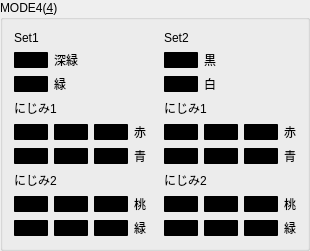
            <widget class="QGroupBox" name="groupBoxColorMode4">
             <property name="title">
              <string>MODE4(&amp;4)</string>
             </property>
             <layout class="QGridLayout" name="gridLayout_10">
              <item row="11" column="0">
               <widget class="ColorButton" name="pushButtonColor51">
                <property name="sizePolicy">
                 <sizepolicy hsizetype="Fixed" vsizetype="Fixed">
                  <horstretch>0</horstretch>
                  <verstretch>0</verstretch>
                 </sizepolicy>
                </property>
                <property name="styleSheet">
                 <string notr="true">background-color: rgb(0,0,0);
border-style:solid;
border-color: rgb(0, 0, 0);
border-width: 1px;
border-radius: 1;</string>
                </property>
                <property name="text">
                 <string/>
                </property>
                <property name="flat">
                 <bool>true</bool>
                </property>
               </widget>
              </item>
              <item row="4" column="0">
               <widget class="ColorButton" name="pushButtonColor45">
                <property name="sizePolicy">
                 <sizepolicy hsizetype="Fixed" vsizetype="Fixed">
                  <horstretch>0</horstretch>
                  <verstretch>0</verstretch>
                 </sizepolicy>
                </property>
                <property name="styleSheet">
                 <string notr="true">background-color: rgb(0,0,0);
border-style:solid;
border-color: rgb(0, 0, 0);
border-width: 1px;
border-radius: 1;</string>
                </property>
                <property name="text">
                 <string/>
                </property>
                <property name="flat">
                 <bool>true</bool>
                </property>
               </widget>
              </item>
              <item row="6" column="0" colspan="6">
               <widget class="QLabel" name="label_71">
                <property name="text">
                 <string>にじみ2</string>
                </property>
               </widget>
              </item>
              <item row="8" column="3">
               <widget class="QLabel" name="label_78">
                <property name="text">
                 <string>桃</string>
                </property>
               </widget>
              </item>
              <item row="3" column="0" colspan="6">
               <widget class="QLabel" name="label_68">
                <property name="text">
                 <string>にじみ1</string>
                </property>
               </widget>
              </item>
              <item row="5" column="0">
               <widget class="ColorButton" name="pushButtonColor47">
                <property name="sizePolicy">
                 <sizepolicy hsizetype="Fixed" vsizetype="Fixed">
                  <horstretch>0</horstretch>
                  <verstretch>0</verstretch>
                 </sizepolicy>
                </property>
                <property name="styleSheet">
                 <string notr="true">background-color: rgb(0,0,0);
border-style:solid;
border-color: rgb(0, 0, 0);
border-width: 1px;
border-radius: 1;</string>
                </property>
                <property name="text">
                 <string/>
                </property>
                <property name="flat">
                 <bool>true</bool>
                </property>
               </widget>
              </item>
              <item row="8" column="0">
               <widget class="ColorButton" name="pushButtonColor49">
                <property name="sizePolicy">
                 <sizepolicy hsizetype="Fixed" vsizetype="Fixed">
                  <horstretch>0</horstretch>
                  <verstretch>0</verstretch>
                 </sizepolicy>
                </property>
                <property name="styleSheet">
                 <string notr="true">background-color: rgb(0,0,0);
border-style:solid;
border-color: rgb(0, 0, 0);
border-width: 1px;
border-radius: 1;</string>
                </property>
                <property name="text">
                 <string/>
                </property>
                <property name="flat">
                 <bool>true</bool>
                </property>
               </widget>
              </item>
              <item row="2" column="0">
               <widget class="ColorButton" name="pushButtonColor38">
                <property name="sizePolicy">
                 <sizepolicy hsizetype="Fixed" vsizetype="Fixed">
                  <horstretch>0</horstretch>
                  <verstretch>0</verstretch>
                 </sizepolicy>
                </property>
                <property name="styleSheet">
                 <string notr="true">background-color: rgb(0,0,0);
border-style:solid;
border-color: rgb(0, 0, 0);
border-width: 1px;
border-radius: 1;</string>
                </property>
                <property name="text">
                 <string/>
                </property>
                <property name="flat">
                 <bool>true</bool>
                </property>
               </widget>
              </item>
              <item row="0" column="0" colspan="4">
               <widget class="QLabel" name="label_46">
                <property name="text">
                 <string>Set1</string>
                </property>
               </widget>
              </item>
              <item row="4" column="8">
               <widget class="ColorButton" name="pushButtonColor53">
                <property name="sizePolicy">
                 <sizepolicy hsizetype="Fixed" vsizetype="Fixed">
                  <horstretch>0</horstretch>
                  <verstretch>0</verstretch>
                 </sizepolicy>
                </property>
                <property name="styleSheet">
                 <string notr="true">background-color: rgb(0,0,0);
border-style:solid;
border-color: rgb(0, 0, 0);
border-width: 1px;
border-radius: 1;</string>
                </property>
                <property name="text">
                 <string/>
                </property>
                <property name="flat">
                 <bool>true</bool>
                </property>
               </widget>
              </item>
              <item row="4" column="10">
               <widget class="QLabel" name="label_74">
                <property name="text">
                 <string>赤</string>
                </property>
               </widget>
              </item>
              <item row="5" column="10">
               <widget class="QLabel" name="label_75">
                <property name="text">
                 <string>青</string>
                </property>
               </widget>
              </item>
              <item row="11" column="10">
               <widget class="QLabel" name="label_76">
                <property name="text">
                 <string>緑</string>
                </property>
               </widget>
              </item>
              <item row="8" column="10">
               <widget class="QLabel" name="label_77">
                <property name="text">
                 <string>桃</string>
                </property>
               </widget>
              </item>
              <item row="3" column="7" colspan="3">
               <widget class="QLabel" name="label_69">
                <property name="text">
                 <string>にじみ1</string>
                </property>
               </widget>
              </item>
              <item row="6" column="7" colspan="2">
               <widget class="QLabel" name="label_70">
                <property name="text">
                 <string>にじみ2</string>
                </property>
               </widget>
              </item>
              <item row="2" column="7">
               <widget class="ColorButton" name="pushButtonColor40">
                <property name="sizePolicy">
                 <sizepolicy hsizetype="Fixed" vsizetype="Fixed">
                  <horstretch>0</horstretch>
                  <verstretch>0</verstretch>
                 </sizepolicy>
                </property>
                <property name="styleSheet">
                 <string notr="true">background-color: rgb(0,0,0);
border-style:solid;
border-color: rgb(0, 0, 0);
border-width: 1px;
border-radius: 1;</string>
                </property>
                <property name="text">
                 <string/>
                </property>
                <property name="flat">
                 <bool>true</bool>
                </property>
               </widget>
              </item>
              <item row="1" column="7">
               <widget class="ColorButton" name="pushButtonColor39">
                <property name="sizePolicy">
                 <sizepolicy hsizetype="Fixed" vsizetype="Fixed">
                  <horstretch>0</horstretch>
                  <verstretch>0</verstretch>
                 </sizepolicy>
                </property>
                <property name="styleSheet">
                 <string notr="true">background-color: rgb(0,0,0);
border-style:solid;
border-color: rgb(0, 0, 0);
border-width: 1px;
border-radius: 1;</string>
                </property>
                <property name="text">
                 <string/>
                </property>
                <property name="flat">
                 <bool>true</bool>
                </property>
               </widget>
              </item>
              <item row="1" column="8">
               <widget class="QLabel" name="label_66">
                <property name="text">
                 <string>黒</string>
                </property>
               </widget>
              </item>
              <item row="2" column="8">
               <widget class="QLabel" name="label_67">
                <property name="text">
                 <string>白</string>
                </property>
               </widget>
              </item>
              <item row="0" column="7" colspan="2">
               <widget class="QLabel" name="label_63">
                <property name="text">
                 <string>Set2</string>
                </property>
               </widget>
              </item>
              <item row="2" column="1" colspan="2">
               <widget class="QLabel" name="label_65">
                <property name="text">
                 <string>緑</string>
                </property>
               </widget>
              </item>
              <item row="4" column="7">
               <widget class="ColorButton" name="pushButtonColor57">
                <property name="sizePolicy">
                 <sizepolicy hsizetype="Fixed" vsizetype="Fixed">
                  <horstretch>0</horstretch>
                  <verstretch>0</verstretch>
                 </sizepolicy>
                </property>
                <property name="styleSheet">
                 <string notr="true">background-color: rgb(0,0,0);
border-style:solid;
border-color: rgb(0, 0, 0);
border-width: 1px;
border-radius: 1;</string>
                </property>
                <property name="text">
                 <string/>
                </property>
                <property name="flat">
                 <bool>true</bool>
                </property>
               </widget>
              </item>
              <item row="11" column="2">
               <widget class="ColorButton" name="pushButtonColor52">
                <property name="sizePolicy">
                 <sizepolicy hsizetype="Fixed" vsizetype="Fixed">
                  <horstretch>0</horstretch>
                  <verstretch>0</verstretch>
                 </sizepolicy>
                </property>
                <property name="styleSheet">
                 <string notr="true">background-color: rgb(0,0,0);
border-style:solid;
border-color: rgb(0, 0, 0);
border-width: 1px;
border-radius: 1;</string>
                </property>
                <property name="text">
                 <string/>
                </property>
                <property name="flat">
                 <bool>true</bool>
                </property>
               </widget>
              </item>
              <item row="1" column="0">
               <widget class="ColorButton" name="pushButtonColor37">
                <property name="sizePolicy">
                 <sizepolicy hsizetype="Fixed" vsizetype="Fixed">
                  <horstretch>0</horstretch>
                  <verstretch>0</verstretch>
                 </sizepolicy>
                </property>
                <property name="styleSheet">
                 <string notr="true">background-color: rgb(0,0,0);
border-style:solid;
border-color: rgb(0, 0, 0);
border-width: 1px;
border-radius: 1;</string>
                </property>
                <property name="text">
                 <string/>
                </property>
                <property name="flat">
                 <bool>true</bool>
                </property>
               </widget>
              </item>
              <item row="11" column="3">
               <widget class="QLabel" name="label_79">
                <property name="text">
                 <string>緑</string>
                </property>
               </widget>
              </item>
              <item row="5" column="8">
               <widget class="ColorButton" name="pushButtonColor54">
                <property name="sizePolicy">
                 <sizepolicy hsizetype="Fixed" vsizetype="Fixed">
                  <horstretch>0</horstretch>
                  <verstretch>0</verstretch>
                 </sizepolicy>
                </property>
                <property name="styleSheet">
                 <string notr="true">background-color: rgb(0,0,0);
border-style:solid;
border-color: rgb(0, 0, 0);
border-width: 1px;
border-radius: 1;</string>
                </property>
                <property name="text">
                 <string/>
                </property>
                <property name="flat">
                 <bool>true</bool>
                </property>
               </widget>
              </item>
              <item row="1" column="1" colspan="2">
               <widget class="QLabel" name="label_64">
                <property name="text">
                 <string>深緑</string>
                </property>
               </widget>
              </item>
              <item row="4" column="2">
               <widget class="ColorButton" name="pushButtonColor46">
                <property name="sizePolicy">
                 <sizepolicy hsizetype="Fixed" vsizetype="Fixed">
                  <horstretch>0</horstretch>
                  <verstretch>0</verstretch>
                 </sizepolicy>
                </property>
                <property name="styleSheet">
                 <string notr="true">background-color: rgb(0,0,0);
border-style:solid;
border-color: rgb(0, 0, 0);
border-width: 1px;
border-radius: 1;</string>
                </property>
                <property name="text">
                 <string/>
                </property>
                <property name="flat">
                 <bool>true</bool>
                </property>
               </widget>
              </item>
              <item row="11" column="1">
               <widget class="ColorButton" name="pushButtonColor44">
                <property name="sizePolicy">
                 <sizepolicy hsizetype="Fixed" vsizetype="Fixed">
                  <horstretch>0</horstretch>
                  <verstretch>0</verstretch>
                 </sizepolicy>
                </property>
                <property name="styleSheet">
                 <string notr="true">background-color: rgb(0,0,0);
border-style:solid;
border-color: rgb(0, 0, 0);
border-width: 1px;
border-radius: 1;</string>
                </property>
                <property name="text">
                 <string/>
                </property>
                <property name="flat">
                 <bool>true</bool>
                </property>
               </widget>
              </item>
              <item row="5" column="9">
               <widget class="ColorButton" name="pushButtonColor60">
                <property name="sizePolicy">
                 <sizepolicy hsizetype="Fixed" vsizetype="Fixed">
                  <horstretch>0</horstretch>
                  <verstretch>0</verstretch>
                 </sizepolicy>
                </property>
                <property name="styleSheet">
                 <string notr="true">background-color: rgb(0,0,0);
border-style:solid;
border-color: rgb(0, 0, 0);
border-width: 1px;
border-radius: 1;</string>
                </property>
                <property name="text">
                 <string/>
                </property>
                <property name="flat">
                 <bool>true</bool>
                </property>
               </widget>
              </item>
              <item row="5" column="3">
               <widget class="QLabel" name="label_73">
                <property name="text">
                 <string>青</string>
                </property>
               </widget>
              </item>
              <item row="4" column="3">
               <widget class="QLabel" name="label_72">
                <property name="text">
                 <string>赤</string>
                </property>
               </widget>
              </item>
              <item row="11" column="9">
               <widget class="ColorButton" name="pushButtonColor64">
                <property name="sizePolicy">
                 <sizepolicy hsizetype="Fixed" vsizetype="Fixed">
                  <horstretch>0</horstretch>
                  <verstretch>0</verstretch>
                 </sizepolicy>
                </property>
                <property name="styleSheet">
                 <string notr="true">background-color: rgb(0,0,0);
border-style:solid;
border-color: rgb(0, 0, 0);
border-width: 1px;
border-radius: 1;</string>
                </property>
                <property name="text">
                 <string/>
                </property>
                <property name="flat">
                 <bool>true</bool>
                </property>
               </widget>
              </item>
              <item row="4" column="9">
               <widget class="ColorButton" name="pushButtonColor58">
                <property name="sizePolicy">
                 <sizepolicy hsizetype="Fixed" vsizetype="Fixed">
                  <horstretch>0</horstretch>
                  <verstretch>0</verstretch>
                 </sizepolicy>
                </property>
                <property name="styleSheet">
                 <string notr="true">background-color: rgb(0,0,0);
border-style:solid;
border-color: rgb(0, 0, 0);
border-width: 1px;
border-radius: 1;</string>
                </property>
                <property name="text">
                 <string/>
                </property>
                <property name="flat">
                 <bool>true</bool>
                </property>
               </widget>
              </item>
              <item row="8" column="7">
               <widget class="ColorButton" name="pushButtonColor61">
                <property name="sizePolicy">
                 <sizepolicy hsizetype="Fixed" vsizetype="Fixed">
                  <horstretch>0</horstretch>
                  <verstretch>0</verstretch>
                 </sizepolicy>
                </property>
                <property name="styleSheet">
                 <string notr="true">background-color: rgb(0,0,0);
border-style:solid;
border-color: rgb(0, 0, 0);
border-width: 1px;
border-radius: 1;</string>
                </property>
                <property name="text">
                 <string/>
                </property>
                <property name="flat">
                 <bool>true</bool>
                </property>
               </widget>
              </item>
              <item row="8" column="8">
               <widget class="ColorButton" name="pushButtonColor55">
                <property name="sizePolicy">
                 <sizepolicy hsizetype="Fixed" vsizetype="Fixed">
                  <horstretch>0</horstretch>
                  <verstretch>0</verstretch>
                 </sizepolicy>
                </property>
                <property name="styleSheet">
                 <string notr="true">background-color: rgb(0,0,0);
border-style:solid;
border-color: rgb(0, 0, 0);
border-width: 1px;
border-radius: 1;</string>
                </property>
                <property name="text">
                 <string/>
                </property>
                <property name="flat">
                 <bool>true</bool>
                </property>
               </widget>
              </item>
              <item row="8" column="9">
               <widget class="ColorButton" name="pushButtonColor62">
                <property name="sizePolicy">
                 <sizepolicy hsizetype="Fixed" vsizetype="Fixed">
                  <horstretch>0</horstretch>
                  <verstretch>0</verstretch>
                 </sizepolicy>
                </property>
                <property name="styleSheet">
                 <string notr="true">background-color: rgb(0,0,0);
border-style:solid;
border-color: rgb(0, 0, 0);
border-width: 1px;
border-radius: 1;</string>
                </property>
                <property name="text">
                 <string/>
                </property>
                <property name="flat">
                 <bool>true</bool>
                </property>
               </widget>
              </item>
              <item row="5" column="1">
               <widget class="ColorButton" name="pushButtonColor42">
                <property name="sizePolicy">
                 <sizepolicy hsizetype="Fixed" vsizetype="Fixed">
                  <horstretch>0</horstretch>
                  <verstretch>0</verstretch>
                 </sizepolicy>
                </property>
                <property name="styleSheet">
                 <string notr="true">background-color: rgb(0,0,0);
border-style:solid;
border-color: rgb(0, 0, 0);
border-width: 1px;
border-radius: 1;</string>
                </property>
                <property name="text">
                 <string/>
                </property>
                <property name="flat">
                 <bool>true</bool>
                </property>
               </widget>
              </item>
              <item row="4" column="1">
               <widget class="ColorButton" name="pushButtonColor41">
                <property name="sizePolicy">
                 <sizepolicy hsizetype="Fixed" vsizetype="Fixed">
                  <horstretch>0</horstretch>
                  <verstretch>0</verstretch>
                 </sizepolicy>
                </property>
                <property name="styleSheet">
                 <string notr="true">background-color: rgb(0,0,0);
border-style:solid;
border-color: rgb(0, 0, 0);
border-width: 1px;
border-radius: 1;</string>
                </property>
                <property name="text">
                 <string/>
                </property>
                <property name="flat">
                 <bool>true</bool>
                </property>
               </widget>
              </item>
              <item row="5" column="7">
               <widget class="ColorButton" name="pushButtonColor59">
                <property name="sizePolicy">
                 <sizepolicy hsizetype="Fixed" vsizetype="Fixed">
                  <horstretch>0</horstretch>
                  <verstretch>0</verstretch>
                 </sizepolicy>
                </property>
                <property name="styleSheet">
                 <string notr="true">background-color: rgb(0,0,0);
border-style:solid;
border-color: rgb(0, 0, 0);
border-width: 1px;
border-radius: 1;</string>
                </property>
                <property name="text">
                 <string/>
                </property>
                <property name="flat">
                 <bool>true</bool>
                </property>
               </widget>
              </item>
              <item row="8" column="1">
               <widget class="ColorButton" name="pushButtonColor43">
                <property name="sizePolicy">
                 <sizepolicy hsizetype="Fixed" vsizetype="Fixed">
                  <horstretch>0</horstretch>
                  <verstretch>0</verstretch>
                 </sizepolicy>
                </property>
                <property name="styleSheet">
                 <string notr="true">background-color: rgb(0,0,0);
border-style:solid;
border-color: rgb(0, 0, 0);
border-width: 1px;
border-radius: 1;</string>
                </property>
                <property name="text">
                 <string/>
                </property>
                <property name="flat">
                 <bool>true</bool>
                </property>
               </widget>
              </item>
              <item row="5" column="2">
               <widget class="ColorButton" name="pushButtonColor48">
                <property name="sizePolicy">
                 <sizepolicy hsizetype="Fixed" vsizetype="Fixed">
                  <horstretch>0</horstretch>
                  <verstretch>0</verstretch>
                 </sizepolicy>
                </property>
                <property name="styleSheet">
                 <string notr="true">background-color: rgb(0,0,0);
border-style:solid;
border-color: rgb(0, 0, 0);
border-width: 1px;
border-radius: 1;</string>
                </property>
                <property name="text">
                 <string/>
                </property>
                <property name="flat">
                 <bool>true</bool>
                </property>
               </widget>
              </item>
              <item row="8" column="2">
               <widget class="ColorButton" name="pushButtonColor50">
                <property name="sizePolicy">
                 <sizepolicy hsizetype="Fixed" vsizetype="Fixed">
                  <horstretch>0</horstretch>
                  <verstretch>0</verstretch>
                 </sizepolicy>
                </property>
                <property name="styleSheet">
                 <string notr="true">background-color: rgb(0,0,0);
border-style:solid;
border-color: rgb(0, 0, 0);
border-width: 1px;
border-radius: 1;</string>
                </property>
                <property name="text">
                 <string/>
                </property>
                <property name="flat">
                 <bool>true</bool>
                </property>
               </widget>
              </item>
              <item row="11" column="7">
               <widget class="ColorButton" name="pushButtonColor63">
                <property name="sizePolicy">
                 <sizepolicy hsizetype="Fixed" vsizetype="Fixed">
                  <horstretch>0</horstretch>
                  <verstretch>0</verstretch>
                 </sizepolicy>
                </property>
                <property name="styleSheet">
                 <string notr="true">background-color: rgb(0,0,0);
border-style:solid;
border-color: rgb(0, 0, 0);
border-width: 1px;
border-radius: 1;</string>
                </property>
                <property name="text">
                 <string/>
                </property>
                <property name="flat">
                 <bool>true</bool>
                </property>
               </widget>
              </item>
              <item row="11" column="8">
               <widget class="ColorButton" name="pushButtonColor56">
                <property name="sizePolicy">
                 <sizepolicy hsizetype="Fixed" vsizetype="Fixed">
                  <horstretch>0</horstretch>
                  <verstretch>0</verstretch>
                 </sizepolicy>
                </property>
                <property name="styleSheet">
                 <string notr="true">background-color: rgb(0,0,0);
border-style:solid;
border-color: rgb(0, 0, 0);
border-width: 1px;
border-radius: 1;</string>
                </property>
                <property name="text">
                 <string/>
                </property>
                <property name="flat">
                 <bool>true</bool>
                </property>
               </widget>
              </item>
             </layout>
            </widget>
